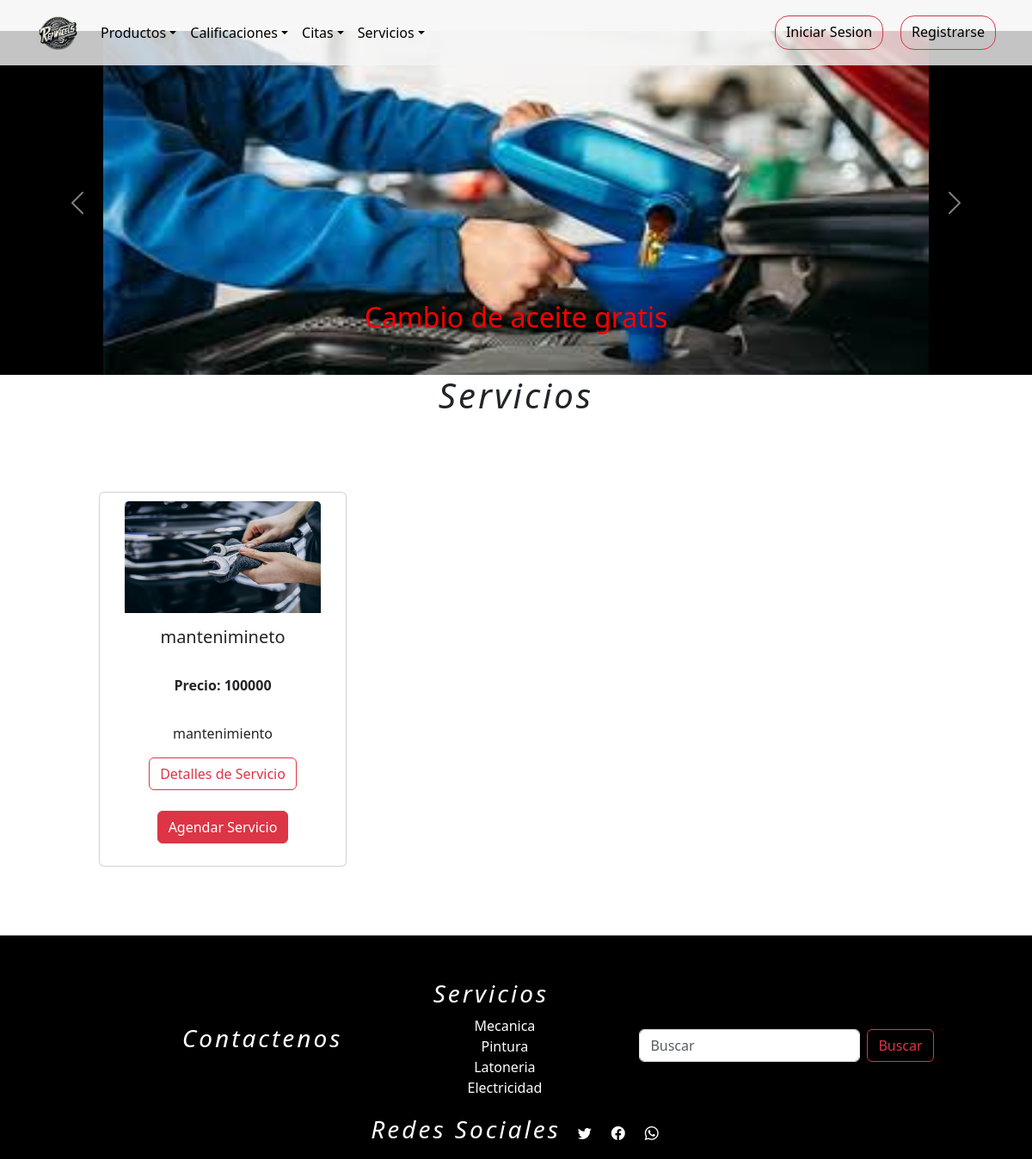
Page /servicios on the earlier database version.
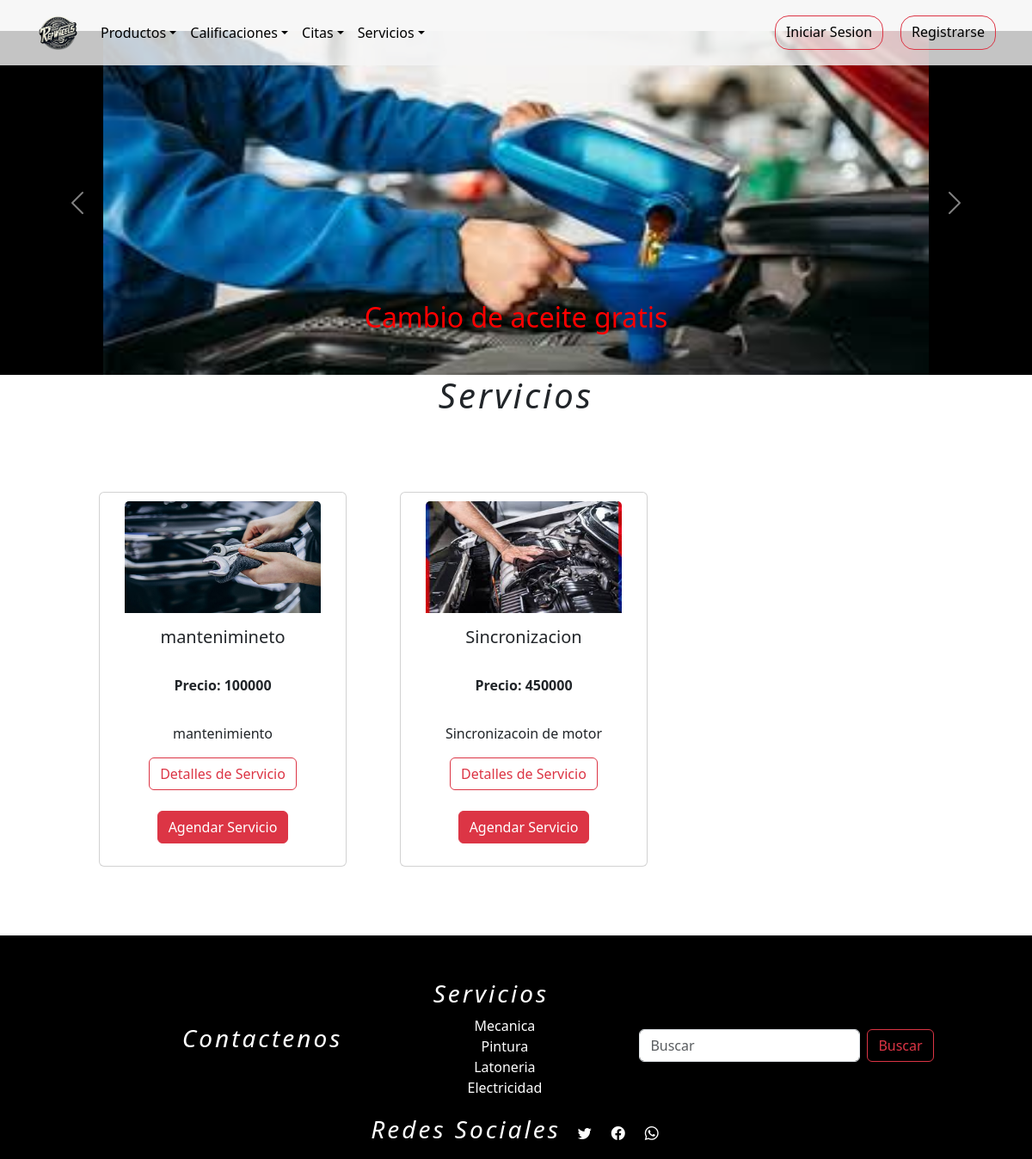
Same page on the later database version.
### tienda/models.py (models this page shows, shortened)
class Promociones(models.Model):
    servicio = models.ForeignKey(Servicios,on_delete=models.DO_NOTHING,blank=False,null=True)
    descripcion = models.CharField(max_length=254)
    foto = models.ImageField(upload_to="media/", default="media/servicio.jpg")

class Servicios(models.Model):
    nombre=models.CharField(max_length=254)
    descripcion_servicio = models.TextField()
    foto = models.ImageField(upload_to="media/", default="media/servicio.jpg")
    precio = models.IntegerField(null=False,blank=False,default=100000)

### tienda/views.py (the view)
# urls.py: path('servicios',views.servicio,name='servicios'),
def servicio(request):
    q = Servicios.objects.all()
    p = Promociones.objects.all()
    context = {"data":q , 'promociones' : p}
    return render(request, "tienda/servicios/servicio.html",context)

### tienda/templates/tienda/servicios/servicio.html (shortened to what this page needs)
{% extends 'tienda/base.html' %}
{% load static %}
{% block contenedor %}
<main class="mainly">
        <section style="background-color: black;">
            <div id="carouselServicios" class="carousel slide" style="max-width: 100%; height: 10">
              <div class="carousel-inner">
                {% for i in promociones %}
                    <div class="carousel-item {% if forloop.first %}active{% endif %}">
                      <div class="d-flex align-items-center">
                        <img src="{{ i.foto.url }}" class="d-block mx-auto" width="80%" height="400px"
                          alt="imagen descuentos">
                          <div class="carousel-caption d-none d-md-block">
                            <h2 style="color: red;">{{ i.descripcion }}</h2>
                          </div>
                      </div>
                    </div>
                {% endfor %}
              </div>
              <button class="carousel-control-prev" type="button" data-bs-target="#carouselServicios" data-bs-slide="prev">
                <span class="carousel-control-prev-icon" aria-hidden="true"></span>
              </button>
              <button class="carousel-control-next" type="button" data-bs-target="#carouselServicios" data-bs-slide="next">
                <span class="carousel-control-next-icon" ariahidden="true"></span>
              </button>
            </div>
          </section>
          <section class="servicios">
            <h1>Servicios</h1>
            <div>
              <div class="product">
                  {% if data %}
                      {% for p in data %}
                              <div class="card align-items-center text-center p-10 "  style="width: 18rem; padding: 10px;">
                                <img src="{{ p.foto.url }}" class="card-img-top" alt="{{ p.nombre }}" style="width:86%; height: 130px;" >
                                <div class="card-body">
                                  <h5 class="card-title">{{ p.nombre }}</h5>
                                  <p class="card-text"><br> <strong>Precio: {{ p.precio }}</strong></p>
                                </div>
                                <div>
                                  <div class="card-body">
                                    <p class="card-text">{{ p.descripcion_servicio }} </p>
                                    <a onclick="info({{ p.id }})" class="btn btn-outline-danger" data-bs-toggle="modal" data-bs-target="#details">Detalles de Servicio</a> <br><br>
                                    <a href="{% url 'citas' %}" class="btn btn-danger">Agendar Servicio</a>
                                  </div>
                                </div>
                              </div>
                      {% endfor %}
                  {% else %}
                      <h1>No hay servicios agregados</h1>
                  {% endif %}
              </div>
          </div>
          </section>
</main>
{% endblock %}

Differences in the rows shown:
added Servicios: foto (picture), nombre "Sincronizacion", precio "450000", descripcion_servicio "Sincronizacoin de motor"
